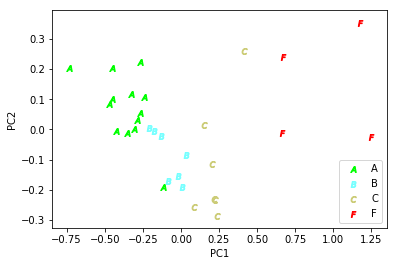

This chart was generated by the following Python code:
#!/usr/bin/env python3
# -*- coding: utf-8 -*-
"""
Created on Fri Mar 22 2019
Updated on Wed Mar 27 2019

@author: mcarlisle

PCA example
"""

from math import sqrt
import numpy as np
import pandas as pd

# First, read in the data.
A = pd.read_excel("pca_scores.xls")

# Next, subtract off the means for each column.
A_centered = A - A.mean()

# Next, construct the covariance matrix.
A_centered_mtx = np.array(A_centered)
S = np.matmul(A_centered_mtx, A_centered_mtx.transpose()) / (A.shape[0]-1)
# If there are m = len(A.shape[0]) samples of n = len(A.shape[1]) parameters,
# then S is m x m. We expect that m is much larger than n.
d = min(A.shape[0], A.shape[1])  # max dimension possible for eigenspace

# Get the eigendecomposition (diagonalization) of the covariance matrix.
S_eig = np.linalg.eig(S) 

# The total variance is the sum of the eigenvalues of S.
total_var = sum(S_eig[0].real)

# The eigenpairs of S need to be put in descending order by eigenvalue.
S_eigidx  = list(S_eig[0].argsort())
S_eigidx.reverse()  # We want the eigenpairs in descending order.
# Really, we only care about the nonzero-eigenvalue eigenpairs.
S_eigvals = S_eig[0][S_eigidx][0:d]
S_eigvect = S_eig[1].transpose()[S_eigidx] #[0:min(A.shape[0], A.shape[1])]

# For large dimension reduction, we will manage the eigenpairs at this point
# to make managing NumPy's "strange zeros", and complex values, from appearing.
S_eigvals = S_eigvals.round(8).real
S_eigvect = S_eigvect.round(8).real

# Now that we have the eigendecomposition sorted descending, report.
S_eigweights = list(map(lambda x: round(100 * x / total_var, 8), S_eigvals))
S_eigweights = np.array(S_eigweights).round(8).real
report_str   = "component {}: {} accounts for {}% of total variance"
#for i in range(2):
#    print(report_str.format(i+1, str(S_eigvect[i]), S_eigweights[i]))

# What do these principal components tell us about the data? 
# They give "new directions" to compress the data down significantly, 
# with minimal loss of information.

# We would like to reconstuct A (as much as possible) from the PCA.
A_eigvals = [sqrt((A.shape[0]-1) * S_eigvals[i]) for i in range(d)]

# We must build the opposite side of the SVD, but must divide by the SAME number.
R = np.matmul(A_centered_mtx.transpose(), A_centered_mtx) / (A.shape[0]-1)
R_eig = np.linalg.eig(R) # the nonzeros should match S_eig
R_eigidx  = list(R_eig[0].argsort())
R_eigidx.reverse()  # We want the eigenpairs in descending order.
R_eigvals = R_eig[0][R_eigidx][0:d]
R_eigvect = R_eig[1].transpose()[R_eigidx] 
R_eigvals = R_eigvals.round(8).real
R_eigvect = R_eigvect.round(8).real

# Approximate the original centered matrix A via the first few terms of its SVD.
A_approx = sum([A_eigvals[i] * np.outer(S_eigvect[i],R_eigvect[i]) for i in range(d)])

# ---------

# Or, just do the entire thing in two lines.

A_svd = np.linalg.svd(A_centered_mtx)
V2 = A_svd[2][0:2]

PCA_plot = np.matmul(A_centered_mtx, V2.transpose())
PCA_plot_letters = ['C','A','B','C','B','A','F','A','A','A','F','F',
                    'A','A','A','A','B','C','A','C','F','C','A','B',
                    'C','C','A','B','B','A','B']
grade_to_color = { 'A': '#00FF00', 'B': '#77FFFF', 'C': '#CCCC77', 
                   'D': '#FF77FF', 'F': '#FF0000' }
PCA_plot_colors = [grade_to_color[i] for i in PCA_plot_letters]

import matplotlib.pyplot as plt
plt.xlabel("PC1")
plt.ylabel("PC2")
# build plot, one color at a time
for grade in sorted(list(set(PCA_plot_letters))):
    xc = [p for (i,p) in enumerate(list(PCA_plot[:,0])) if PCA_plot_letters[i] == grade]
    yc = [p for (i,p) in enumerate(list(PCA_plot[:,1])) if PCA_plot_letters[i] == grade]
    cc = grade_to_color[grade]   
    mc = '$' + grade + '$'  # use LaTeX for letter grades on plot itself
    plt.scatter(x = xc, y = yc, c = cc, marker = mc, label = grade)
    
plt.legend(loc=4)
plt.show()  # and we've reproduced the graph in the lecture notes.
